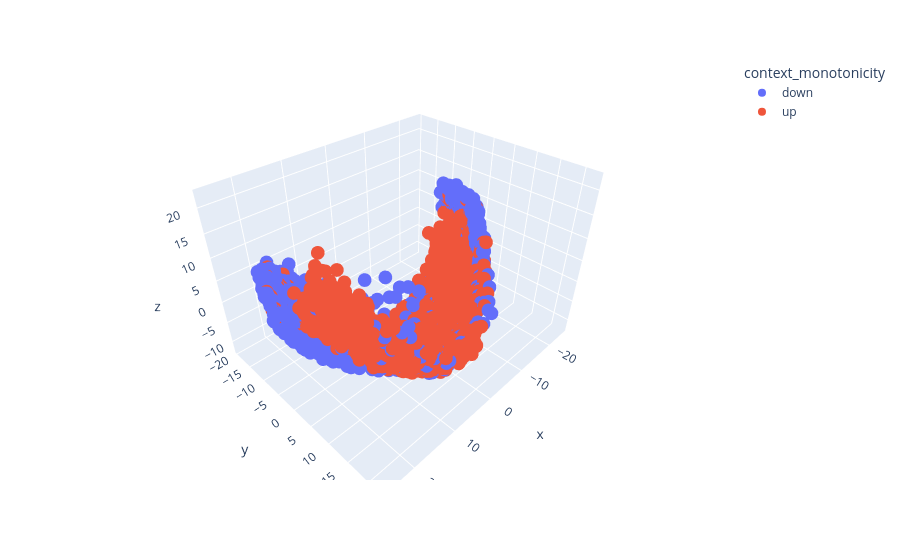

Here is the notebook cell this chart was saved with:
### Code cell
fig = px.scatter_3d(df, x=df.x, y=df.y, z=df.z, color='context_monotonicity')
fig.show()

### Figure 1 — Plotly figure (JSON) as saved in the notebook; plotly's stock layout.template omitted (floating-point values rounded to 4 significant figures; data arrays with more than 128 entries replaced by an {"elided": "..."} marker saying what was removed)
{"data": [{"hovertemplate": "context_monotonicity=down<br>x=%{x}<br>y=%{y}<br>z=%{z}<extra></extra>", "legendgroup": "down", "marker": {"color": "#636efa", "symbol": "circle"}, "mode": "markers", "name": "down", "scene": "scene", "showlegend": true, "type": "scatter3d", "x": {"elided": "2648 float values"}, "y": {"elided": "2648 float values"}, "z": {"elided": "2648 float values"}}, {"hovertemplate": "context_monotonicity=up<br>x=%{x}<br>y=%{y}<br>z=%{z}<extra></extra>", "legendgroup": "up", "marker": {"color": "#EF553B", "symbol": "circle"}, "mode": "markers", "name": "up", "scene": "scene", "showlegend": true, "type": "scatter3d", "x": {"elided": "2707 float values"}, "y": {"elided": "2707 float values"}, "z": {"elided": "2707 float values"}}], "layout": {"legend": {"title": {"text": "context_monotonicity"}, "tracegroupgap": 0}, "margin": {"t": 60}, "scene": {"domain": {"x": [0, 1], "y": [0, 1]}, "xaxis": {"title": {"text": "x"}}, "yaxis": {"title": {"text": "y"}}, "zaxis": {"title": {"text": "z"}}}}}
